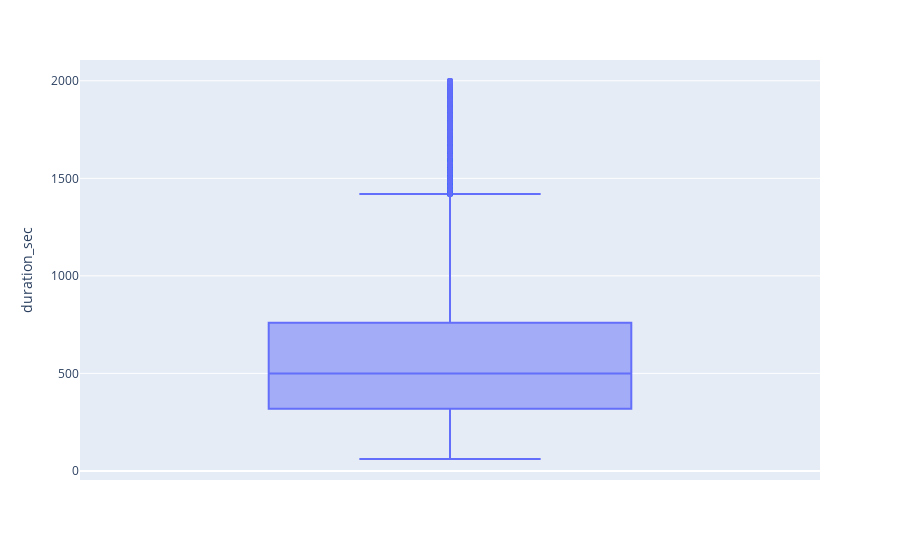

Write notebook code for a chart like this one.
### Code cell
fig = px.box(essential_data, y='duration_sec')
fig.show()
plotly.offline.plot(fig, filename='./ford1.html')

### Figure 1 — Plotly figure (JSON) as saved in the notebook; plotly's stock layout.template omitted (floating-point values rounded to 4 significant figures; data arrays with more than 128 entries replaced by an {"elided": "..."} marker saying what was removed)
{"data": [{"alignmentgroup": "True", "hovertemplate": "duration_sec=%{y}<extra></extra>", "legendgroup": "", "marker": {"color": "#636efa"}, "name": "", "notched": false, "offsetgroup": "", "orientation": "v", "showlegend": false, "type": "box", "x0": " ", "xaxis": "x", "y": {"elided": "170179 int values"}, "y0": " ", "yaxis": "y"}], "layout": {"boxmode": "group", "legend": {"tracegroupgap": 0}, "margin": {"t": 60}, "xaxis": {"anchor": "y", "domain": [0, 1]}, "yaxis": {"anchor": "x", "domain": [0, 1], "title": {"text": "duration_sec"}}}}
